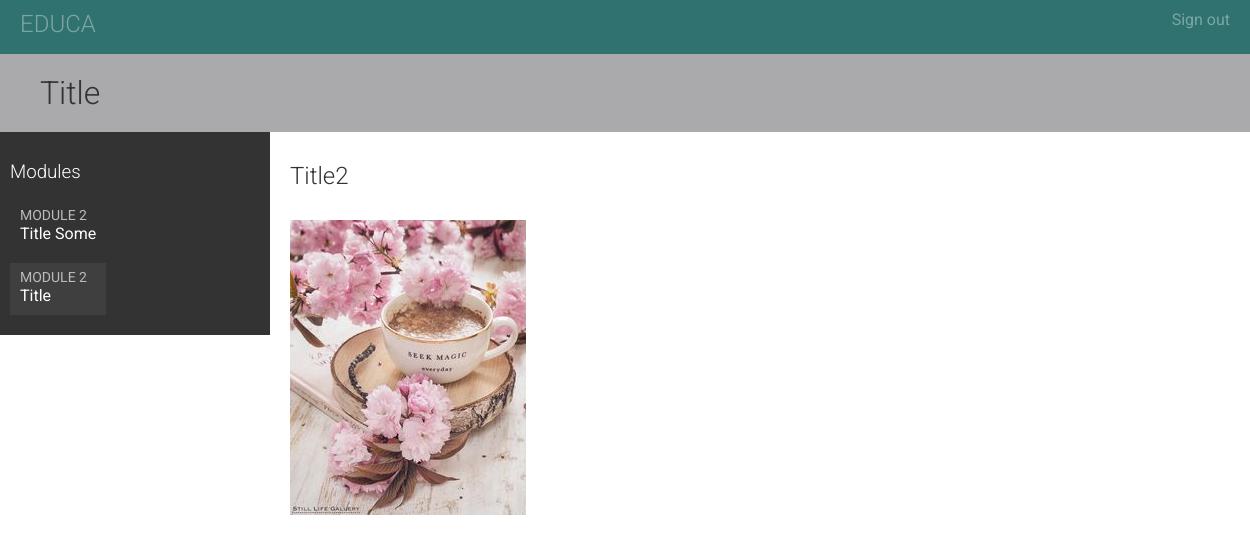
The app's page /students/course/8/8/ (signed in) with its own data.
### courses/models.py (models this page shows, shortened)
class Module(models.Model):
    course = models.ForeignKey(Course,
                               related_name='modules',
                               on_delete=models.CASCADE)
    title = models.CharField(max_length=200)
    order = OrderField(blank=True, for_fields=['course'])
    description = models.TextField(blank=True)
    def __str__(self):
        return '{}. {}'.format(self.order, self.title)
    class Meta:
        ordering = ['order']

class Content(models.Model):
    module = models.ForeignKey(Module,
                               related_name='contents',
                               on_delete=models.CASCADE)
    content_type = models.ForeignKey(ContentType,
                                     on_delete=models.CASCADE,
                                     limit_choices_to={'model__in': (
                                         'text',
                                         'video',
                                         'image',
                                         'file')})
    object_id = models.PositiveIntegerField()
    item = GenericForeignKey('content_type', 'object_id')
    order = OrderField(blank=True, for_fields=['module'])
    class Meta:
        ordering = ['order']

class ItemBase(models.Model):
    owner = models.ForeignKey(User,
                              related_name='%(class)s_related',
                              on_delete=models.CASCADE)
    title = models.CharField(max_length=250)
    created = models.DateTimeField(auto_now_add=True)
    updated = models.DateTimeField(auto_now=True)
    def render(self):
        return render_to_string('courses/content/{}.html'.format(
            self._meta.model_name), {'item': self})
    class Meta:
        abstract = True

class Image(ItemBase):
    file = models.FileField(upload_to='images')

### students/views.py (the view)
# urls.py: path('course/<pk>/', cache_page(60 * 15)(views.StudentCourseDetailView.as_view()),
class StudentCourseDetailView(DetailView):
    model = Course
    template_name = 'students/course/detail.html'
    def get_queryset(self):
        qs = super(StudentCourseDetailView, self).get_queryset()
        return qs.filter(students__in=[self.request.user])
    def get_context_data(self, **kwargs):
        context = super(StudentCourseDetailView, self).get_context_data(**kwargs)
        course = self.get_object()
        if 'module_id' in self.kwargs:
            context['module'] = course.modules.get(id=self.kwargs['module_id'])
        else:
            context['module'] = course.modules.all()[0]
        return context

### students/templates/students/course/detail.html (shortened to what this page needs)
{% extends "base.html" %}
{% load cache %}
{% block content %}
    <h1>
        {{ module.title }}
    </h1>
    <div class="contents">
        <h3>Modules</h3>
        <ul id="modules">
        {% for m in object.modules.all %}
            <li data-id="{{ m.id }}" {% if m == module %}class="selected"{% endif %}>
                <a href="{% url "student_course_detail_module" object.id m.id %}">
                    <span>
                        Module <span class="order">{{ m.order|add:1 }}</span>
                    </span>
                    <br>
                    {{ m.title }}
                </a>
            </li>
        {% empty %}
            <li>No modules yet.</li>
        {% endfor %}
        </ul>
    </div>
    <div class="module">
        {% cache 600 module_contents module %}
            {% for content in module.contents.all %}
                {% with item=content.item %}
                    <h2>{{ item.title }}</h2>
                    {{ item.render }}
                {% endwith %}
            {% endfor %}
        {% endcache %}
    </div>
{% endblock %}

### courses/templates/courses/content/image.html
<p><img src="{{ item.file.url }}"></p>

### courses/static/css/base.css (style rules this page uses)
body { margin:0; font-family:'Roboto', sans-serif; font-weight:400; color:#333; }
a { color: #307270; text-decoration:none; }
ul { float:left; }
h1, h2, h3, h4, h5, h6 { font-family:'Roboto', sans-serif; font-weight:300; }
h1 { background:#AAAAAC; width:100%; overflow:auto; padding:20px 0 20px 40px; margin:0; }
.module { padding:10px 20px; float:left; width:600px; }
.module p { margin:10px 0 20px; width:100%; float:left; }
.contents { width:20%; padding:10px; float:left; background:#333; color: #fff; font-family:'Roboto', sans-serif; }
.contents ul { list-style:none; margin:0; padding:0; }
.contents ul li { margin:0 0 10px 0; padding:4px 10px 10px; overflow:auto; }
.contents ul li.selected { background:#3f3f3f; }
.contents ul span { text-transform:uppercase; color:#bbb; font-size:14px; }
.contents ul a { display:block; color:#fff; text-decoration:none; }

### records on screen
Module: title "Title", order|add "2"
Module: order|add "2", title "Title Some"
Content: item "Title2", item.file (picture)
